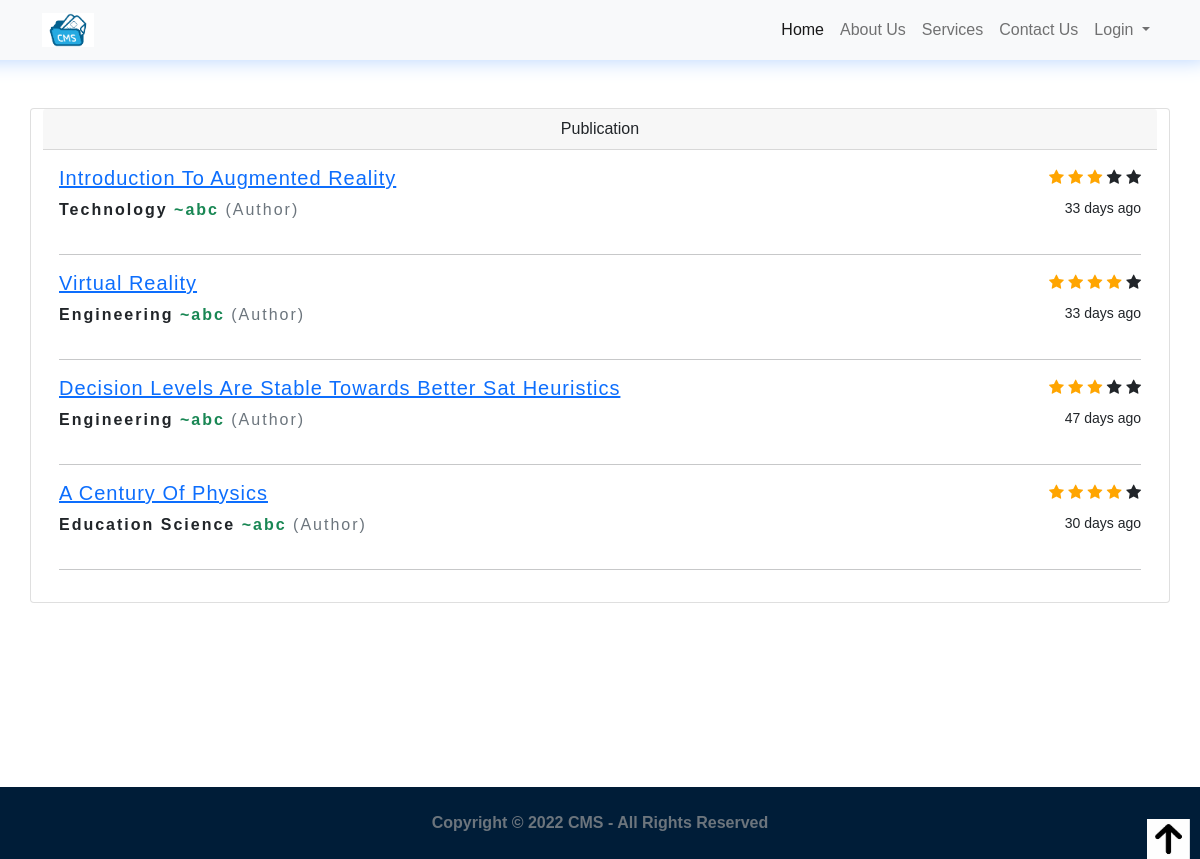
Screenshot of /view-publish/ with the database file from the repository.
### core/models.py (models this page shows, shortened)
class Paper(models.Model):
	title = models.CharField(max_length=100)
	description = models.CharField(max_length=200)
	status = models.CharField(max_length=30,default='Submitted')
	file = models.FileField(upload_to='author_files/',validators=(validate_is_pdf,)) # taking files from author
	user = models.ForeignKey(User, on_delete=models.CASCADE)
	remarks = models.CharField(max_length=255,default='No-Remark')
	rating = models.IntegerField(default=0)
	created_on = models.DateTimeField(auto_now_add=True)
	review_date = models.DateTimeField(null=True)
	review_by = models.IntegerField(null=True)
	is_review_submit = models.BooleanField(default=False)
	class Meta:
		ordering = ['-created_on']

### accounts/models.py (models this page shows, shortened)
class User(AbstractUser):
    picture = models.ImageField(upload_to='profile_pictures', null=True, blank=True)
    full_name = models.CharField(max_length=100, help_text='Help people discover your account by using the name you\'re known by: either your full name, nickname, or business name.')
    email = models.EmailField(unique=True)
    bio = models.TextField(null=True, blank=True, help_text='Provide your personal information, even if the account is used for a business, a pet or something else. This won\'t be a part of your public profile.')
    mobile = models.CharField(max_length=12, null=True, blank=True,unique=True)
    address = models.CharField(max_length=100,null=True,blank=True)
    city = models.CharField(max_length=50,null=True,blank=True)
    gender = models.CharField(max_length=10, choices=GENDER_CHOICES, null=True, blank=True)
    is_private_account = models.BooleanField(default=False)
    created_on = models.DateTimeField(auto_now_add=True)
    first_name = None
    last_name = None
    username = None
    USERNAME_FIELD = 'email'
    REQUIRED_FIELDS = ['full_name']
    objects = CustomUserManager()

### core/views.py (the view)
# urls.py: path('view-publish/',Publish.as_view(),name='publish_view'),
class Publish(View):
	template_name='core/home/publish.html'
	def get(self,request):
		obj=Paper.objects.filter(status="Approved")
		if obj.exists():
			delta=[]
			for i in obj:
				delta.append((datetime.now().date()-i.review_date.date()).days)
			context={'mylist': zip(obj, delta)}
			return render(request,self.template_name,context)
		messages.error(request,"No Paper Yet !",extra_tags="error")
		return render(request,self.template_name)

### core/templates/core/home/publish.html (shortened to what this page needs)
{% extends 'core/home/base.html'%}
{% load static %}
 {% block content %}
  <div class="container my-5">
    <div class="row my-4">
      <div class="card ">
        <div class="card-header text-center">
          Publication
        </div>
        <div class="card-body">
          {% for obj,day in mylist %}
            {% if obj.rating >= 2 %}
            <div class="d-flex w-100 justify-content-between">
              <h6 class=" lead" style="letter-spacing: 1px;">
                <strong>
                  <a href="{{ obj.file.url }}">{{obj.title|title}}</a>
                 </strong>
              </h6>
              <div class="text-center"><span class="fa fa-star {% if obj.rating >= 1 %} checked {% endif %}"></span>
                <span class="fa fa-star {% if obj.rating >= 2 %} checked {% endif %}"></span>
                <span class="fa fa-star {% if obj.rating >= 3 %} checked {% endif %}"></span>
                <span class="fa fa-star {% if obj.rating >= 4 %} checked {% endif %}"></span>
                <span class="fa fa-star {% if obj.rating >= 5 %} checked {% endif %}"></span>
              </div>
            </div>
            <div class="d-flex w-100 justify-content-between">
              <p class="card-text" style="letter-spacing: 2px;"><span class=" fw-bold text-bold  fs-6">{{obj.description}}</span><span class="text-success fw-bold fs-7"> ~{{obj.user.full_name}}</span><span class="text-muted"> (Author)</span>
              </p>
              <small>{{day}} days ago  </small>
            </div>
            <hr>
            {% endif %}
          {% endfor %}
        </div>
    </div>
    </div>
  </div>
  <div style="height:15vh;">
  </div>
 {% endblock%}

### core/templates/core/home/base.html (style rules this page uses)
.checked { color: orange; }

### rows the page displays
Paper: title "Introduction To Augmented Reality", rating 3 (drawn), description "Technology", user.full_name "abc", day "33"
Paper: title "Virtual Reality", rating 4 (drawn), description "Engineering", user.full_name "abc", day "33"
Paper: title "Decision Levels Are Stable Towards Better Sat Heuristics", rating 3 (drawn), description "Engineering", user.full_name "abc", day "47"
Paper: title "A Century Of Physics", rating 4 (drawn), description "Education Science", user.full_name "abc", day "30"
